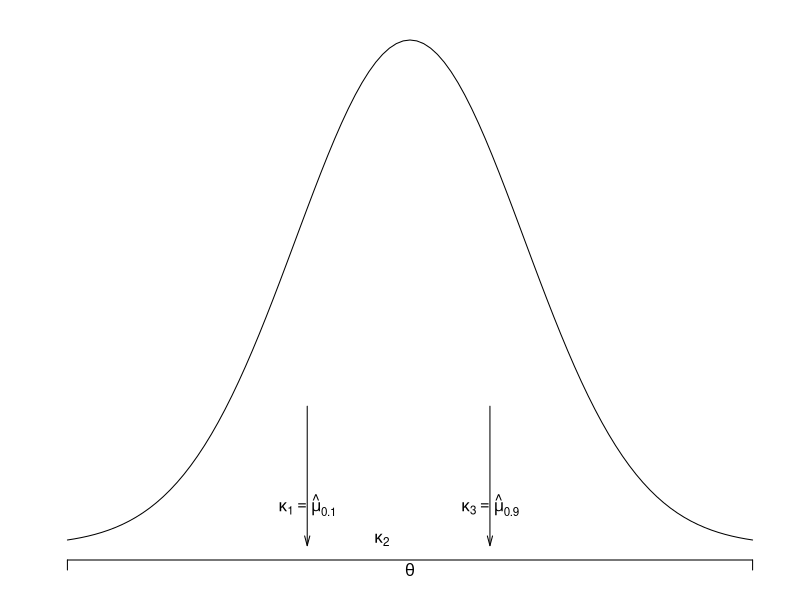

Write R code to recreate this figure.

# choose the name and location for your .tex file
# it should be the same directory as your latex document
graphPath <- c('Graphs/')

# plots a normal distribution curve
pdf (paste0(graphPath, "cutpointConstraints.pdf"), h=2, w=7)
par (mar=c(2,2,1,1))
curve(dnorm(x,0,1),xlim=c(-3,3),main="",
      xlab = "", ylab = "",
      frame.plot = FALSE, axes = FALSE)
Axis(side=1, at=c(-3,3), labels=FALSE)
mtext (side=1, line=0, expression(theta))
mtext (side=1, line=-1.5, at=-0.25, expression(kappa[2]))
# mtext (side=1, line=-1.5, at= 0.25, expression(kappa[3]))
mtext (side=1, line=-3, at=-0.9, expression(kappa[1]==hat(mu)[0.1]))
mtext (side=1, line=-3, at= 0.7, expression(kappa[3]==hat(mu)[0.9]))
arrows (x0=-0.9, x1=-0.9, y0=0.11, y1=0, length=0.1, angle=15)
arrows (x0=0.7, x1=0.7, y0=0.11, y1=0, length=0.1, angle=15)
# must turn device off to complete .tex file
dev.off()
